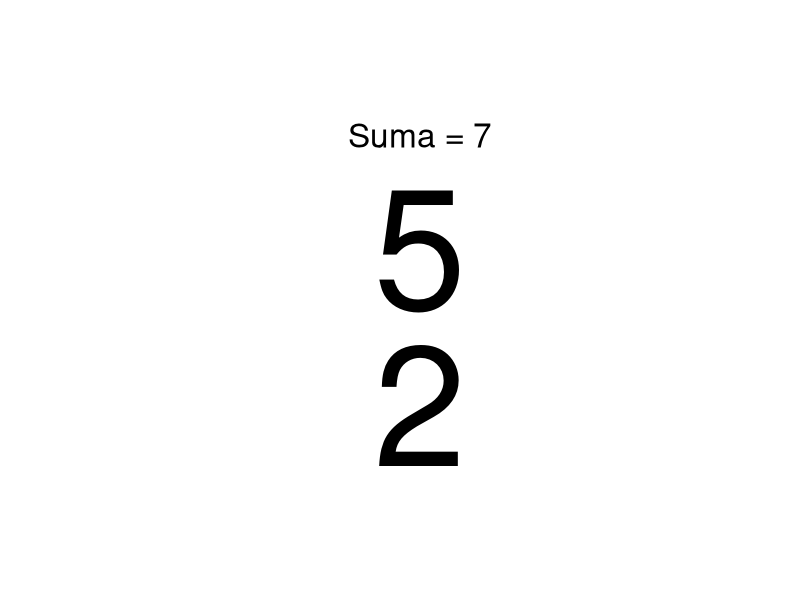
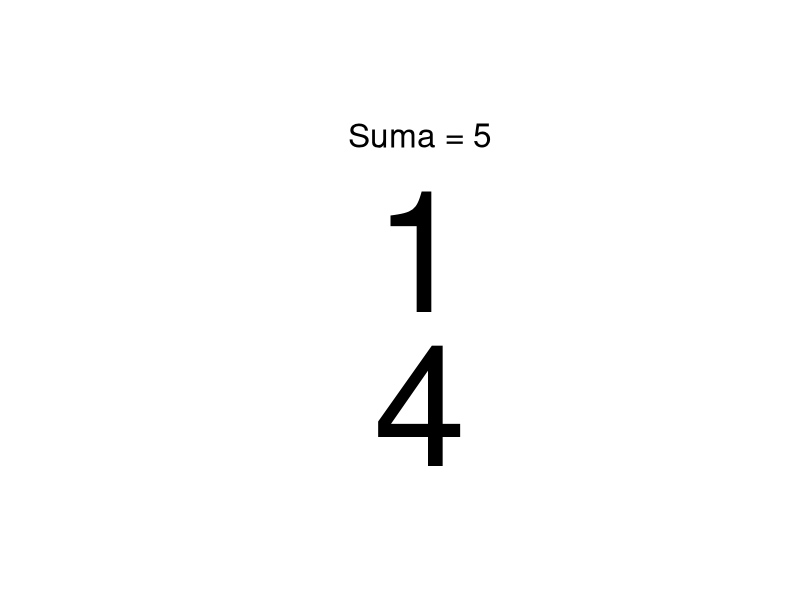
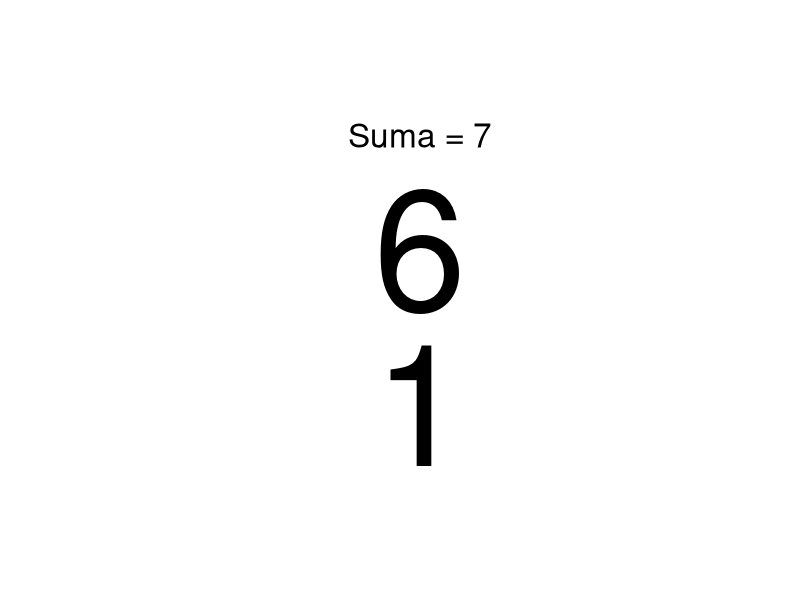
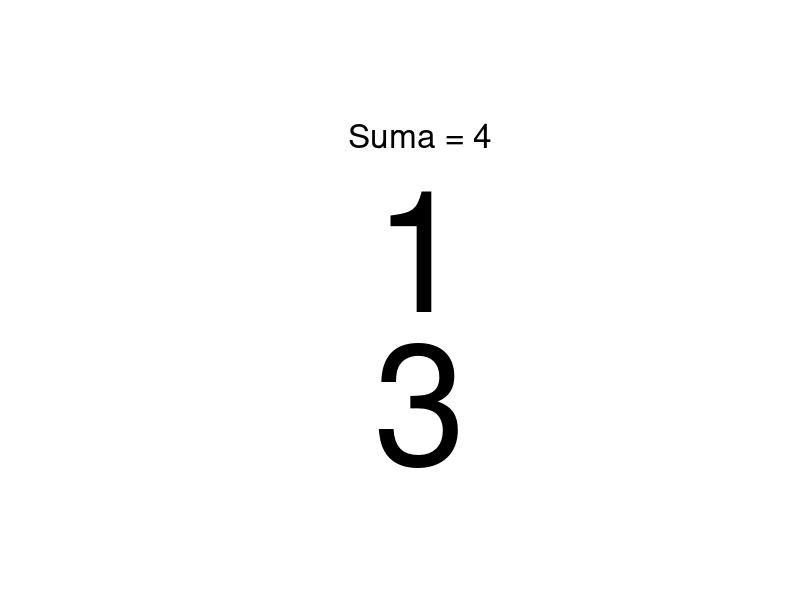
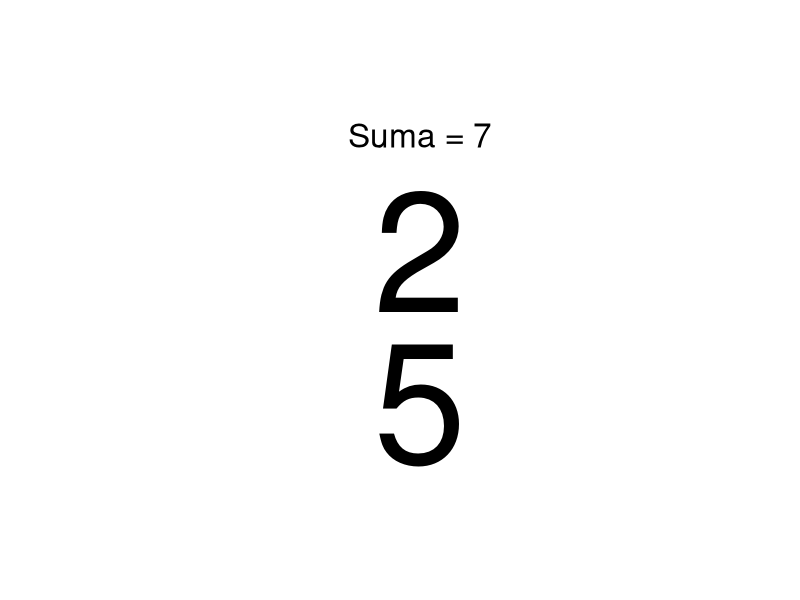
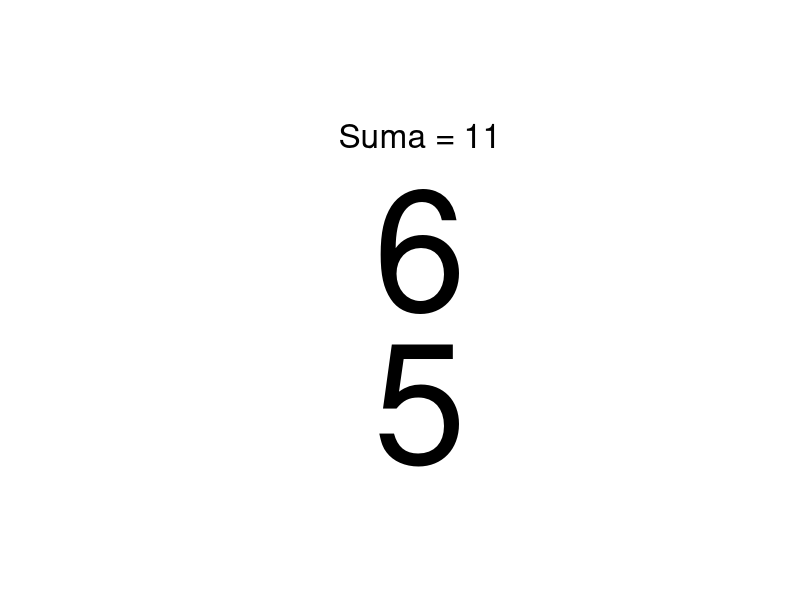
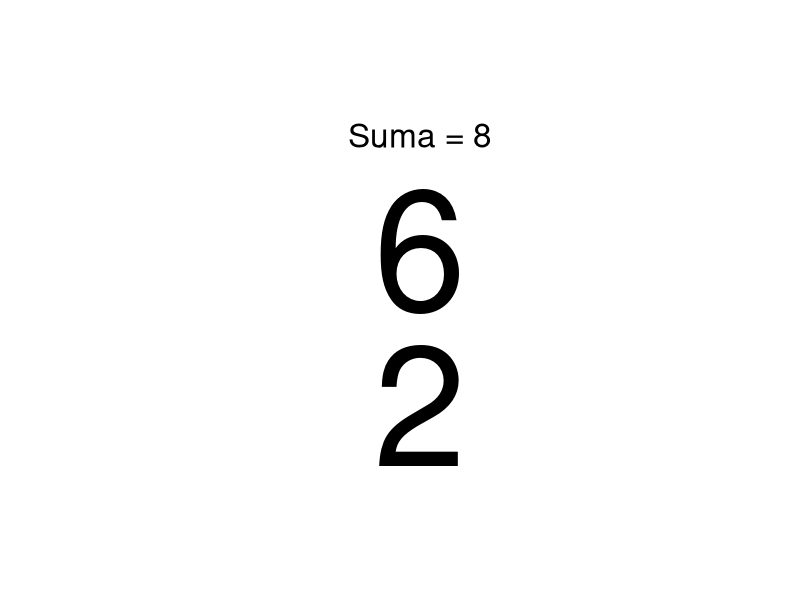
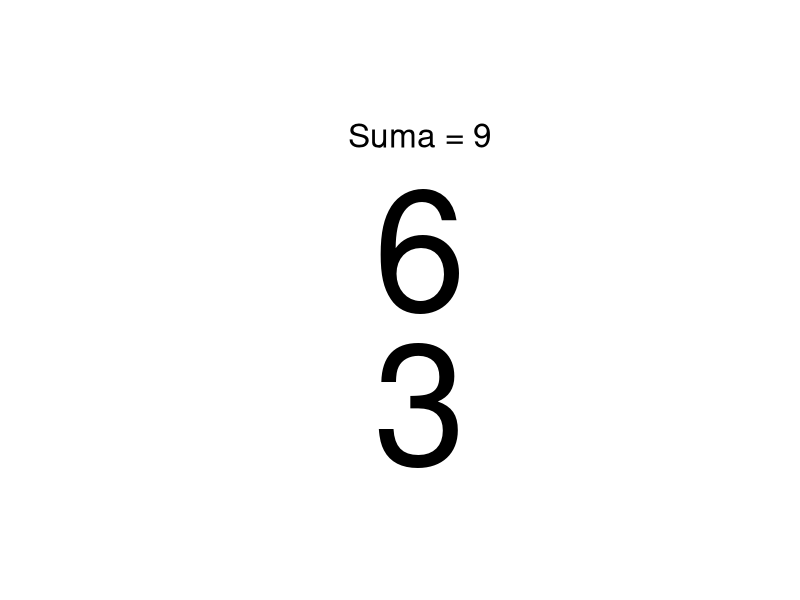

Source code (R) for these figures, in order:
pob = 1:6
res = c()
start.time <- Sys.time()

for (j in 1:100){
  dados = sample(pob, 2, replace = TRUE)   
  suma = sum(dados)                        
  
  res <- c(res, suma)
  
  plot(0,0,xlim=c(-50,50), ylim=c(-50,50), axes = FALSE, type='n', xlab = "", ylab = "")
  # dado 1
  text(0,10, dados[1], cex=10)  
  # dado 2
  text(0,-30, dados[2], cex=10) 
  # suma
  text(0,40, paste("Suma =", suma), cex=2) 
  
  Sys.sleep(1)
}

end.time <- Sys.time()
time.taken <- end.time - start.time
print(time.taken)

hist(res, breaks=2:13, right = F)
